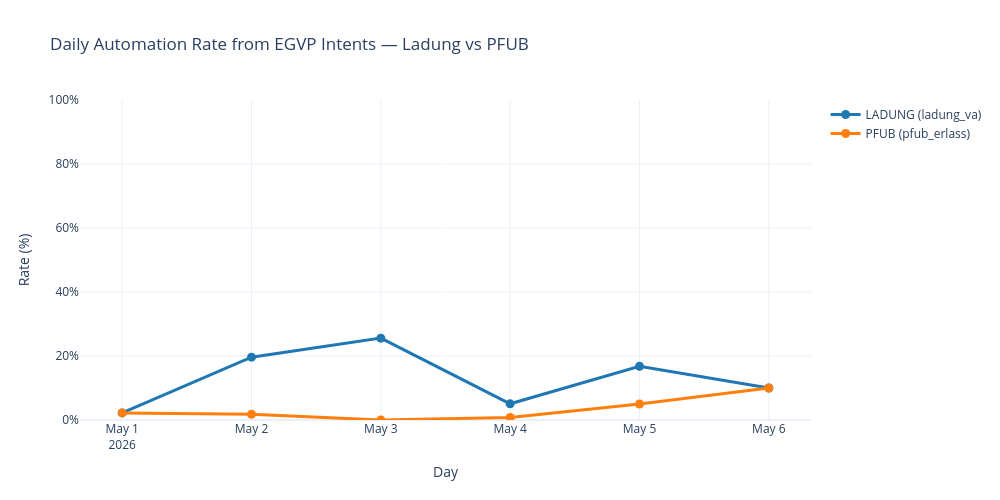

The notebook cell this image was saved under:
### Markdown cell above
### plot graph

### Code cell
# Daily automation rate (%) for ladung and pfub from egvp_intents table
daily_intents_df = (
    pd.concat(
        [
            daily_incoming_egvp_attachments.rename('total'),
            daily_automated_ladung_from_egvp_intets.rename('ladung'),
            daily_automated_pfub_from_egvp_intets.rename('pfub'),
        ],
        axis=1,
    )
    .fillna(0)
    .sort_index()
)
daily_intents_df.index = pd.to_datetime(daily_intents_df.index)
daily_intents_df.index.name = 'day'
daily_intents_df['ladung_pct'] = (daily_intents_df['ladung'] / daily_intents_df['total'] * 100).round(2)
daily_intents_df['pfub_pct'] = (daily_intents_df['pfub'] / daily_intents_df['total'] * 100).round(2)

plot_df = daily_intents_df.reset_index()

y_cols = ['ladung_pct', 'pfub_pct']
abs_cols = {'ladung_pct': 'ladung', 'pfub_pct': 'pfub'}
labels_map = {'ladung_pct': 'LADUNG (ladung_va)', 'pfub_pct': 'PFUB (pfub_erlass)'}

fig = px.line(
    plot_df,
    x='day',
    y=y_cols,
    markers=True,
    title='Daily Automation Rate from EGVP Intents — Ladung vs PFUB',
    labels={'day': 'Day', 'value': 'Rate (%)', 'variable': 'Series'},
    color_discrete_map={'ladung_pct': '#1f77b4', 'pfub_pct': '#ff7f0e'},
)

for trace in fig.data:
    col = trace.name
    abs_col = abs_cols[col]
    trace.customdata = np.stack(
        [daily_intents_df[abs_col].values, daily_intents_df['total'].values], axis=-1
    )
    trace.hovertemplate = (
        '<b>%{x|%Y-%m-%d}</b><br>'
        'Total incoming: %{customdata[1]:.0f}<br>'
        'Automated: %{customdata[0]:.0f} / %{customdata[1]:.0f}<br>'
        'Rate: %{y:.2f}%<extra>' + labels_map[col] + '</extra>'
    )

fig.for_each_trace(lambda t: t.update(name=labels_map[t.name]))

fig.update_layout(
    template='plotly_white',
    width=1000,
    height=500,
    hovermode='x unified',
    yaxis=dict(ticksuffix='%', range=[0, 100]),
    legend_title_text='',
)
fig.update_traces(line=dict(width=3), marker=dict(size=9))
fig.show()

### Figure 1 — Plotly figure (JSON) as saved in the notebook; plotly's stock layout.template omitted (floating-point values rounded to 4 significant figures)
{"data": [{"customdata": [[1, 45], [11, 56], [22, 86], [38, 751], [128, 762], [14, 140]], "hovertemplate": "<b>%{x|%Y-%m-%d}</b><br>Total incoming: %{customdata[1]:.0f}<br>Automated: %{customdata[0]:.0f} / %{customdata[1]:.0f}<br>Rate: %{y:.2f}%<extra>LADUNG (ladung_va)</extra>", "legendgroup": "ladung_pct", "line": {"color": "#1f77b4", "dash": "solid", "width": 3}, "marker": {"size": 9, "symbol": "circle"}, "mode": "lines+markers", "name": "LADUNG (ladung_va)", "orientation": "v", "showlegend": true, "type": "scatter", "x": ["2026-05-01T00:00:00.000000000", "2026-05-02T00:00:00.000000000", "2026-05-03T00:00:00.000000000", "2026-05-04T00:00:00.000000000", "2026-05-05T00:00:00.000000000", "2026-05-06T00:00:00.000000000"], "xaxis": "x", "y": [2.22, 19.64, 25.58, 5.06, 16.8, 10.0], "yaxis": "y"}, {"customdata": [[1.0, 45.0], [1.0, 56.0], [0.0, 86.0], [6.0, 751.0], [38.0, 762.0], [14.0, 140.0]], "hovertemplate": "<b>%{x|%Y-%m-%d}</b><br>Total incoming: %{customdata[1]:.0f}<br>Automated: %{customdata[0]:.0f} / %{customdata[1]:.0f}<br>Rate: %{y:.2f}%<extra>PFUB (pfub_erlass)</extra>", "legendgroup": "pfub_pct", "line": {"color": "#ff7f0e", "dash": "solid", "width": 3}, "marker": {"size": 9, "symbol": "circle"}, "mode": "lines+markers", "name": "PFUB (pfub_erlass)", "orientation": "v", "showlegend": true, "type": "scatter", "x": ["2026-05-01T00:00:00.000000000", "2026-05-02T00:00:00.000000000", "2026-05-03T00:00:00.000000000", "2026-05-04T00:00:00.000000000", "2026-05-05T00:00:00.000000000", "2026-05-06T00:00:00.000000000"], "xaxis": "x", "y": [2.22, 1.79, 0.0, 0.8, 4.99, 10.0], "yaxis": "y"}], "layout": {"height": 500, "hovermode": "x unified", "legend": {"title": {"text": ""}, "tracegroupgap": 0}, "title": {"text": "Daily Automation Rate from EGVP Intents — Ladung vs PFUB"}, "width": 1000, "xaxis": {"anchor": "y", "domain": [0, 1], "title": {"text": "Day"}}, "yaxis": {"anchor": "x", "domain": [0, 1], "range": [0, 100], "ticksuffix": "%", "title": {"text": "Rate (%)"}}}}
